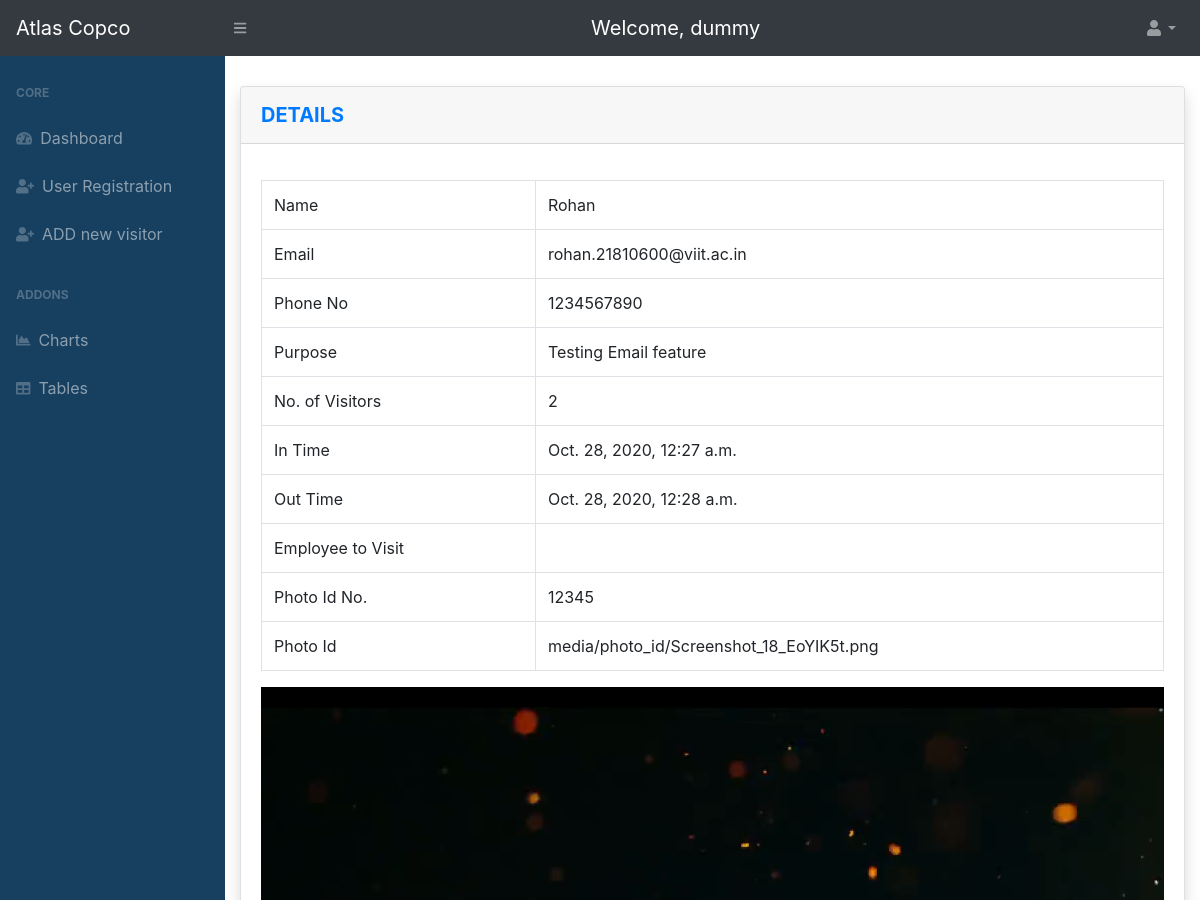
The page /edit/visitor/36/ (signed in, upper part) on the database as committed earlier.
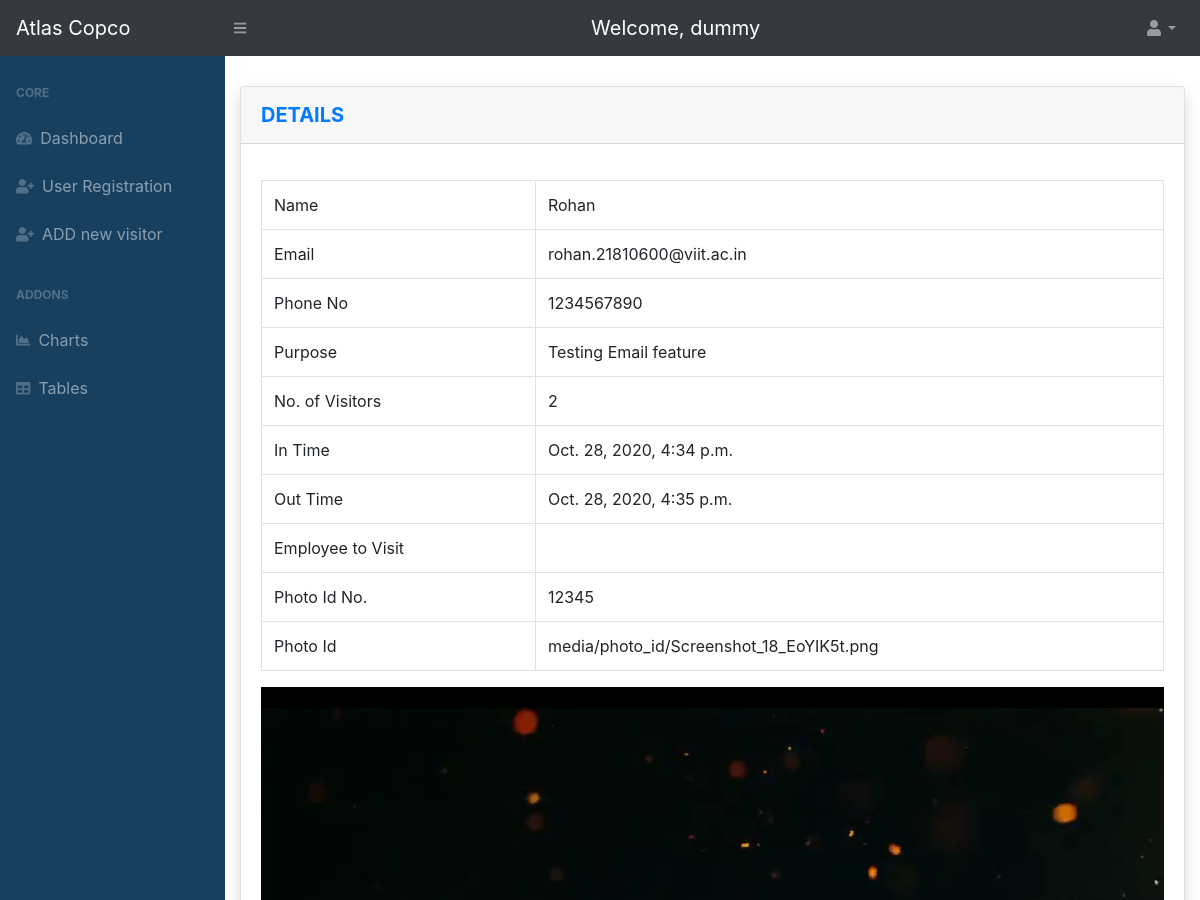
The same page on the database as committed later.
### entry/models.py (models this page shows, shortened)
class Visitor(models.Model):
    name = models.CharField(verbose_name='Name', max_length=200, validators=[
        MinLengthValidator(2, 'Minimum 2 Characters are required')])  # name of the visitor
    purpose = models.CharField(verbose_name='Purpose', max_length=200, validators=[
        MinLengthValidator(4, 'Minimum 4 characters are required')])  # purpose of visit
    mobile = models.IntegerField(verbose_name='Mobile number')  # mobile no. of the visitor
    email = models.EmailField(verbose_name='Email', validators=[EmailValidator()])  # email address of the visitor
    no_of_people = models.IntegerField(verbose_name='No of people')  # no. of visitors
    photo_id_number = models.CharField(verbose_name='Photo Id Number', max_length=20, null=True, blank=True)
    photo_id = models.ImageField(verbose_name='Photo Id', upload_to='media/photo_id', null=True, blank=True)
    in_time = models.DateTimeField(verbose_name='Visit In time', null=True, blank=True)  # in time of the visitor, added automatically
    out_time = models.DateTimeField(verbose_name='Visit Out Time', null=True, blank=True)  # out time of the visitor added automatically
    token = models.CharField(verbose_name='Token', max_length=200, null=True, blank=True)  # token(autogenerated)
    qrcode = models.ImageField(verbose_name='QR Code', upload_to='media/qrcodes', null=True, blank=True)  # qr code generated from the token
    user = models.ForeignKey(Employee, verbose_name='Employee to visit', on_delete=models.PROTECT)  # link to the User table, to store which user allowed the entry

### home/views.py (the view)
# urls.py: path('edit/visitor/<int:pk>/', views.VisitorDetailView.as_view(), name='visitor-detail'),
class VisitorDetailView(LoginRequiredMixin, DetailView):
    model = Visitor
    template_name = 'home/visitor_view.html'
    def get_context_data(self, **kwargs):
        context = super().get_context_data(**kwargs)
        context['photopath'] = os.path.relpath(str(context['visitor'].photo_id))
        return context

### home/templates/home/visitor_view.html
{% extends 'home/base.html' %} {% block content %}
<div id="layoutSidenav_content">
    <main style="margin-top: 30px;">
        <div class="container-fluid">
            <div class="card shadow mb-4">
                <div class="card-header py-3">
                    <h5 class="m-0 font-weight-bold text-primary">DETAILS
                    </h5>
                </div>
                <div class="card-body mt-3">
                    <div class="table-responsive">
                        <table class="table table-bordered" id="dataTable" width="100%" cellspacing="0">
                            <tbody>
                                <tr>
                                    <td>Name</td>
                                    <td>{{ visitor.name }}</td>
                                </tr>
                                <tr>
                                    <td>Email</td>
                                    <td>{{ visitor.email }}</td>
                                </tr>
                                <tr>
                                    <td>Phone No</td>
                                    <td>{{ visitor.mobile }}</td>
                                </tr>
                                <tr>
                                    <td>Purpose</td>
                                    <td>{{ visitor.purpose }}</td>
                                </tr>
                                <tr>
                                    <td>No. of Visitors</td>
                                    <td>{{ visitor.no_of_people }}</td>
                                </tr>
                                <tr>
                                    <td>In Time</td>
                                    <td>{{ visitor.in_time }}</td>
                                </tr>
                                <tr>
                                    <td>Out Time</td>
                                    <td>{{ visitor.out_time }}</td>
                                </tr>
                                <tr>
                                    <td>Employee to Visit</td>
                                    <td>{{ visitor.user.username }}</td>
                                </tr>
                                <tr>
                                    <td>Photo Id No. </td>
                                    <td>{{ visitor.photo_id_number }}</td>
                                </tr>
                                <tr>
                                    <td>Photo Id</td>
                                    <td>{{ visitor.photo_id }}</td>
                                </tr>
                            </tbody>
                        </table>
                        <img src="{{ photopath }}" >
                    </div>
                </div>
            </div>
        </div>
    </main>
</div>
{% endblock content %}

Rows that differ between the two databases and show on the page:
changed Visitor "Rohan": in_time "Oct. 28, 2020, 12:27 a.m." → "Oct. 28, 2020, 4:34 p.m."; out_time "Oct. 28, 2020, 12:28 a.m." → "Oct. 28, 2020, 4:35 p.m."
